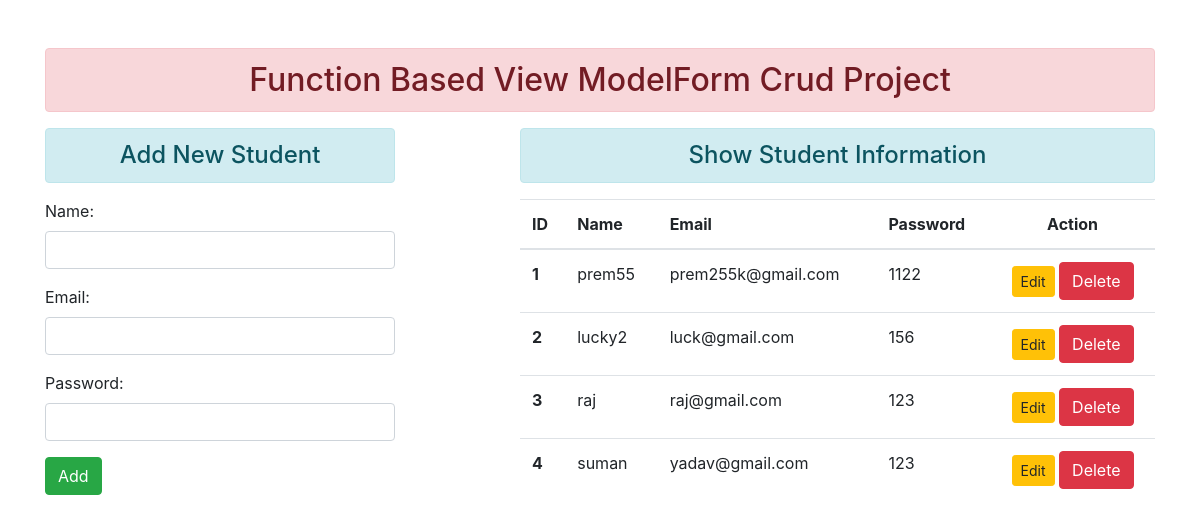
Before: / with the older database file.
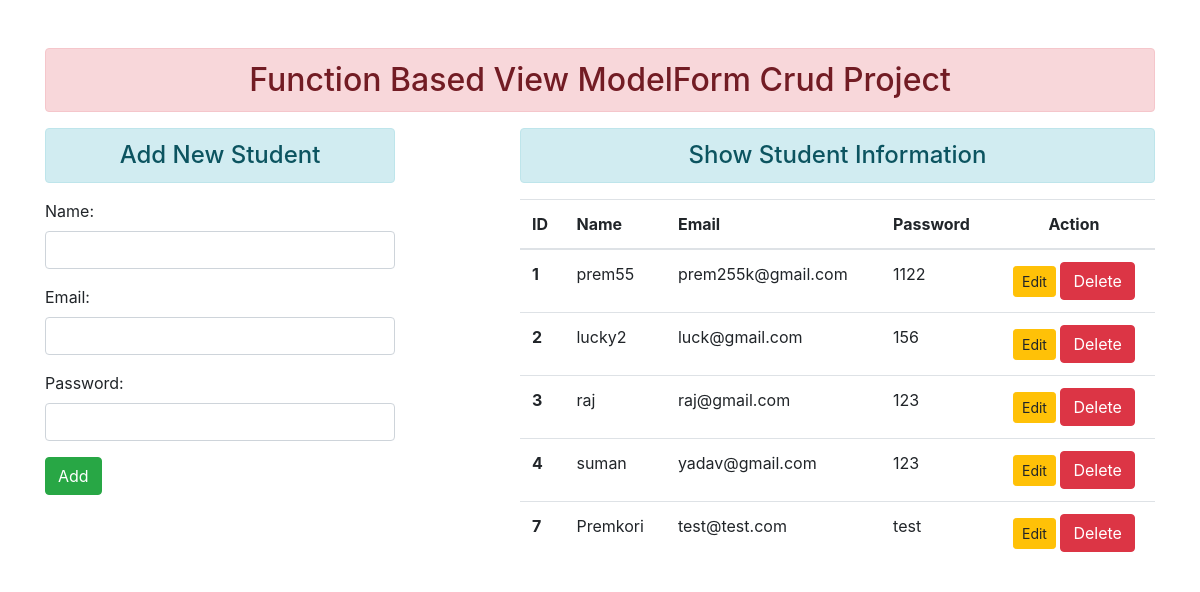
After: the same page with the newer database file.
### enroll/models.py (models this page shows)
class User(models.Model):
    name = models.CharField(max_length=70)
    email = models.EmailField(max_length=70)
    password = models.CharField(max_length=70)

### enroll/views.py (the view)
# urls.py: path('',views.add_show, name='addandshow'),
def add_show(request):
    if request.method == 'POST':
        fm = UserForm(request.POST)
        if fm.is_valid():
            nm = fm.cleaned_data['name']
            em = fm.cleaned_data['email']
            pw = fm.cleaned_data['password']
            reg = User(name=nm, email=em, password=pw)
            reg.save()
            fm = UserForm()
    else:
        fm = UserForm()
    stud = User.objects.all().values()
    return render(request, 'enroll/addandshow.html', {'form':fm, 'stu':stud})

### enroll/forms.py
class UserForm(forms.ModelForm):
    class Meta:
        model = User
        fields = ['name', 'email', 'password']
        widgets = {
            'name': forms.TextInput(attrs={'class':'form-control'}),
            'email': forms.EmailInput(attrs={'class':'form-control'}),
            'password': forms.PasswordInput(render_value=True, attrs={'class':'form-control'}),
        }

### enroll/templates/enroll/addandshow.html (shortened to what this page needs)
{% extends 'enroll/base.html' %}
{% block content %}
<div class="row">
    <div class="col-sm-4">
        <h4 class='text-center alert alert-info'>Add New Student</h4>
<form action="" method="POST">
    {{form.as_p}}
    <input type="submit" class='btn btn-success' value="Add">
</form>
    </div>
    <div class="col-sm-7 offset-1">
        <h4 class='text-center alert alert-info'>Show Student Information</h4>
        {% if stu %}
        <table class="table table-hover">
            <thead>
              <tr>
                <th scope="col">ID</th>
                <th scope="col">Name</th>
                <th scope="col">Email</th>
                <th scope="col">Password</th>
                <th scope="col" class='text-center'>Action</th>
              </tr>
            </thead>
            <tbody>
                {% for st in stu %}
              <tr>
                <th scope="row">{{st.id}}</th>
                <td>{{st.name}}</td>
                <td>{{st.email}}</td>
                <td>{{st.password}}</td>
                <td class='text-center'>
                    <a href="{% url 'updatedata' st.id %}" class='btn btn-warning btn-sm'>Edit</a>
                    <form action="{% url 'deletedata' st.id %}" method="post" class='d-inline'>
                        <input type="submit" class='btn btn-danger' value="Delete">
                    </form>
                </td>
              </tr>
              {% endfor %}
            </tbody>
          </table>
        {% else %}
            <h4 class='text-center alert alert-warning'>No Records</h4>
        {% endif %}
    </div>
</div>
{% endblock content %}

Changed rows visible on the page:
added User: id "7", name "Premkori", email "test@test.com", password "test"
